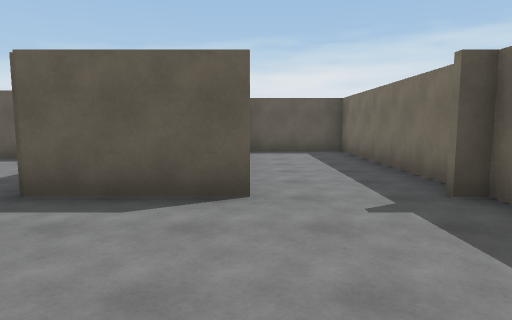
View 1 (above)

20 first-person views from a walk through a Unity game level. The camera is 1.5 m above the floor, tilts 6° down and sees 75° across. The floor is counted in squares, 2 m on a side. Each view is taken from the middle of a square. On the plan, view 1 faces up. The plan holds only what a view shows up to about 11 squares ahead; the rest is blank. The place goes on beyond the plan. The player is left out. Some animated figures are not drawn.

View 2
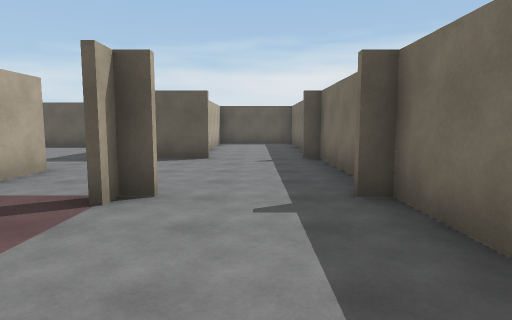

View 3
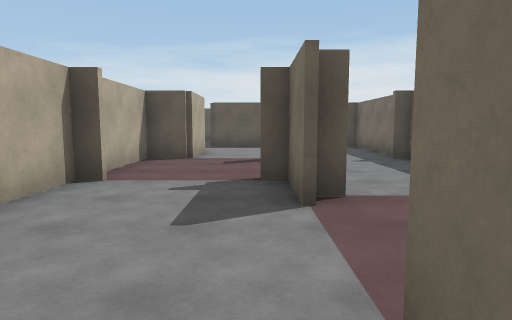

View 4
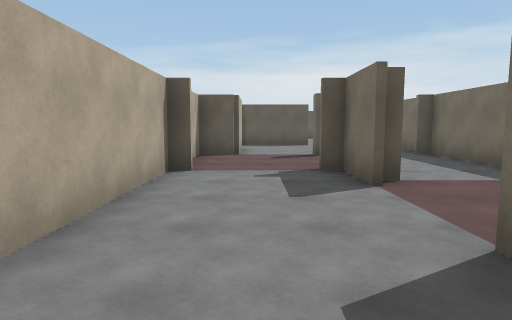

View 5
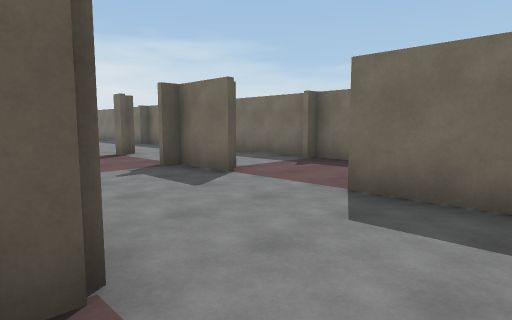

View 6
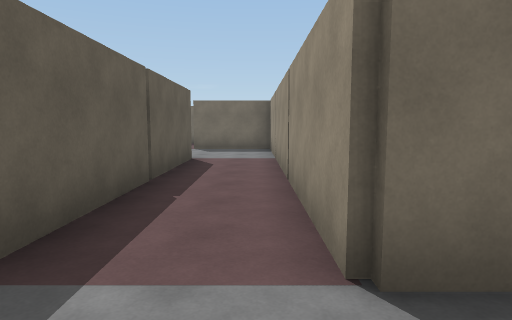

View 7
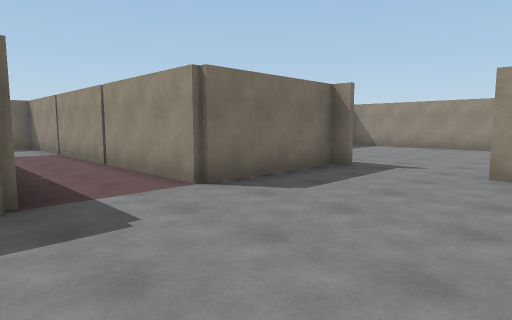

View 8
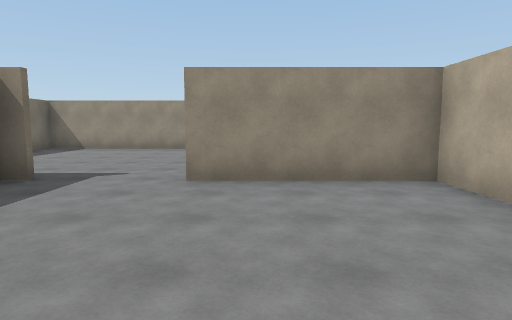

View 9
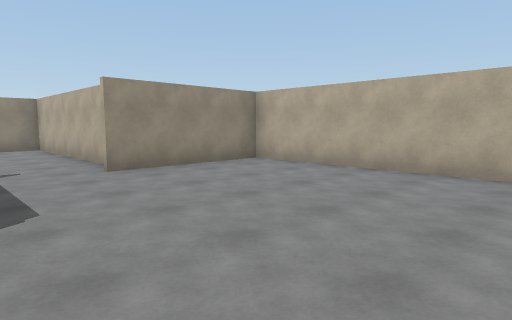

View 10
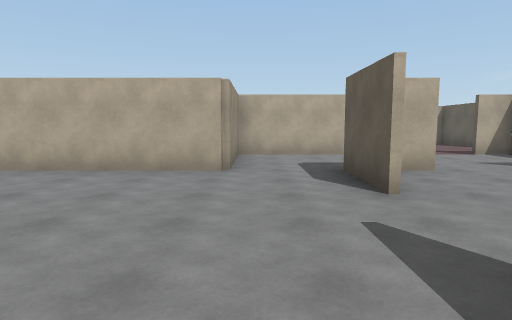

View 11
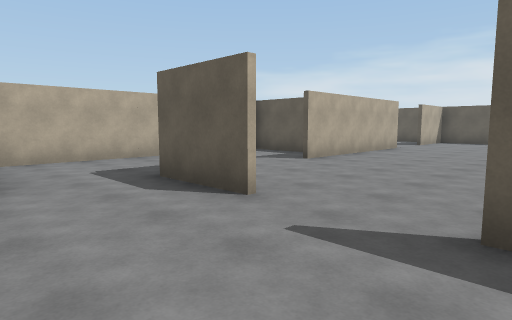

View 12
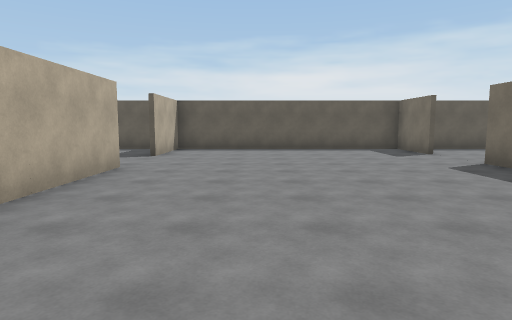

View 13
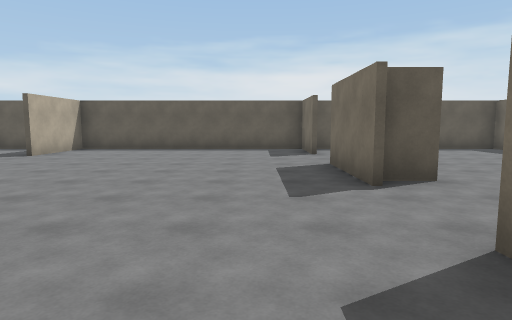

View 14
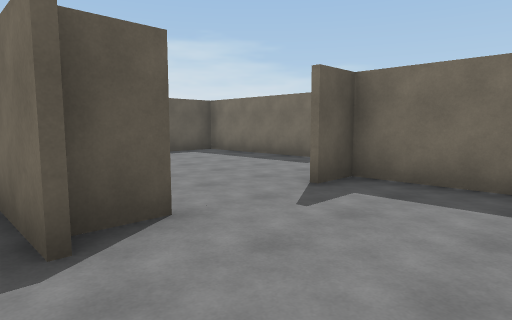

View 15
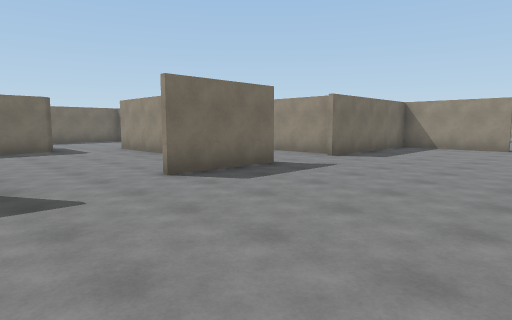

View 16
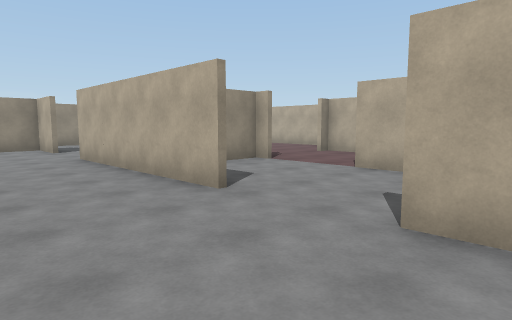

View 17
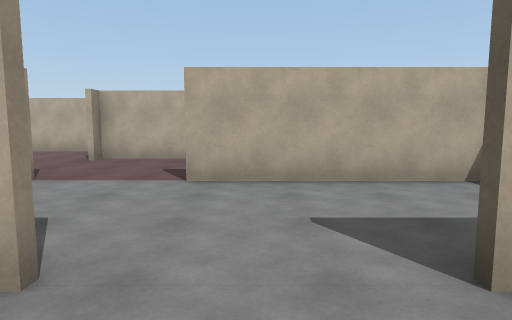

View 18
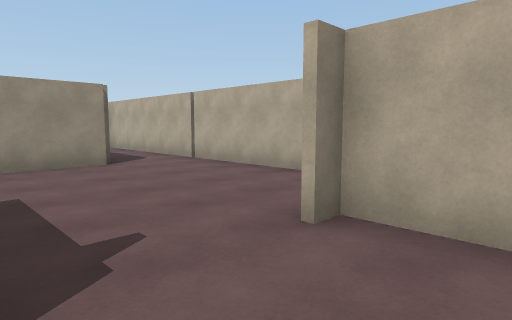

View 19
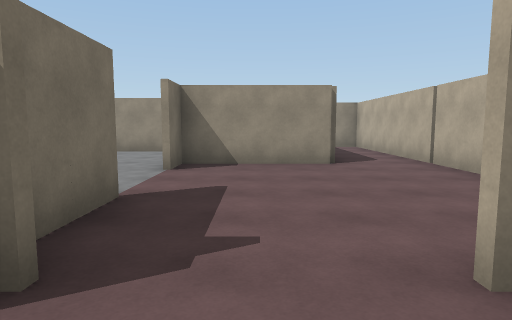

View 20
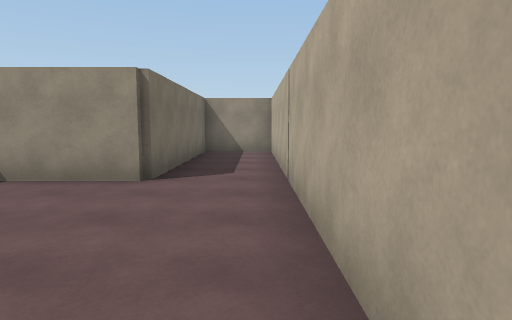

### Floor plan
Points are (right, up) in squares from view 1. A wall is a line through its corners. A room is listed if a view was taken in it or the views show most of it. See-through windows are left out.
Room 1 (views 1, 2, 3, 4)
walls: (2.4, 0.2) (2.4, 3.4) (2, 3.4); (-2.4, 1.6) (-2.4, -0.6) (-3.4, -0.6) (-3.4, -2.6); (-3, -3.6) (-3.4, -3.6) (-3.4, -7.2); (2.4, -4.2) (2.4, -0.6) (2, -0.6); (-0.6, -5) (-0.6, -3.6) (-1, -3.6); (0, 3.4) (-1.4, 3.4); (2.4, -5.5) (2.4, -4.6) (2, -4.6); (2.4, 4.1) (2.4, 9.4) (-0.2, 9.4); (-0.4, 7.1) (-0.4, 6.2); (-2.6, -9.4) (-0.6, -9.4) (-0.6, -7)
ways out: opening at (-3.5, -8.5) to room 2; opening at (-2, 2.5) to room 5
Room 2 (views 5, 6, 7, 8, 9, 10, 11)
walls: (-10, -12.4) (-9.6, -12.4) (-9.6, -9.4) (-2.6, -9.4); (-12.4, -13.5) (-12.4, -18.4) (-6.6, -18.4) (-6.6, -17.5); (-13.5, -5.6) (-15.5, -5.6); (-16.4, -7.4) (-15.4, -7.4) (-15.4, -12.4) (-12, -12.4); (-3.4, -7.6) (-9.2, -7.6)
ways out: opening at (-3.5, -8.5) to room 1; opening at (-16, -7) to room 3; opening at (-12.5, -6) to room 3
Room 3 (views 12, 13, 14, 15, 16, 17)
walls: (-15.4, 3) (-15.4, -2); (-16.5, -0.6) (-18.4, -0.6) (-18.4, -1.5); (-8.6, 1) (-8.6, 3.5); (-7.5, 1.4) (-8.4, 1.4); (-15.4, -4) (-15.4, -5.4) (-14.5, -5.4); (-8.6, 5.5) (-8.6, 7.4) (-15.4, 7.4) (-15.4, 5); (-11.5, -5.4) (-8.6, -5.4) (-8.6, -1); (-16.2, 7.4) (-18, 7.4); (-18.4, -3.9) (-18.4, -7.4) (-16.4, -7.4); (-18.4, 7.1) (-18.4, 3)
ways out: opening at (-16, -7) to room 2; opening at (-12.5, -6) to room 2; opening at (-19, -2.5) to room 4; opening at (-17, 3) to room 4; opening at (-9, 4.5) to room 5; opening at (-8, -0.5) to room 6
Room 4 (views 18, 19, 20)
walls: (-18.6, -1.5) (-18.6, 0); (-23.4, -0.5) (-23.4, -9.4) (-21.6, -9.4) (-21.6, -4.4) (-18.6, -4.4) (-18.6, -3.5); (-18.4, 1) (-18.4, 0.6) (-17.5, 0.6); (-21.4, 2.5) (-21.4, 0.6) (-21, 0.6)
ways out: opening at (-19, -2.5) to room 3; opening at (-17, 3) to room 3; opening at (-20.5, 3)
Room 5 (no view inside)
walls: (-5.1, 1.6) (-2.4, 1.6); (-1.4, 3.4) (-2.6, 3.4) (-2.6, 7.4) (-8.1, 7.4)
ways out: opening at (-2, 2.5) to room 1; opening at (-9, 4.5) to room 3; opening at (-6.5, 1) to room 6
Room 6 (no view inside)
walls: (-4.6, -0.5) (-4.6, 1.4) (-5.5, 1.4); (-8.2, -1.4) (-6.2, -1.4)
ways out: opening at (-8, -0.5) to room 3; opening at (-6.5, 1) to room 5

Where each view was taken, in squares from view 1:
view 1: 0 up, 0 right, facing up
view 2: 4 down, 1 right, facing up
view 3: 8 down, 1 left, facing up
view 4: 9 down, 2 left, facing up
view 5: 9 down, 4 left, facing up-right
view 6: 9 down, 11 left, facing right
view 7: 7 down, 13 left, facing down-right
view 8: 8 down, 13 left, facing down
view 9: 7 down, 10 left, facing down-left
view 10: 7 down, 10 left, facing left
view 11: 8 down, 11 left, facing up-left
view 12: 3 down, 13 left, facing up
view 13: 3 down, 10 left, facing up
view 14: 1 down, 9 left, facing up-right
view 15: 6 up, 13 left, facing down-right
view 16: 6 up, 13 left, facing down-left
view 17: 4 up, 14 left, facing left
view 18: 2 up, 19 left, facing down-left
view 19: 2 up, 20 left, facing down
view 20: 0 up, 23 left, facing down
